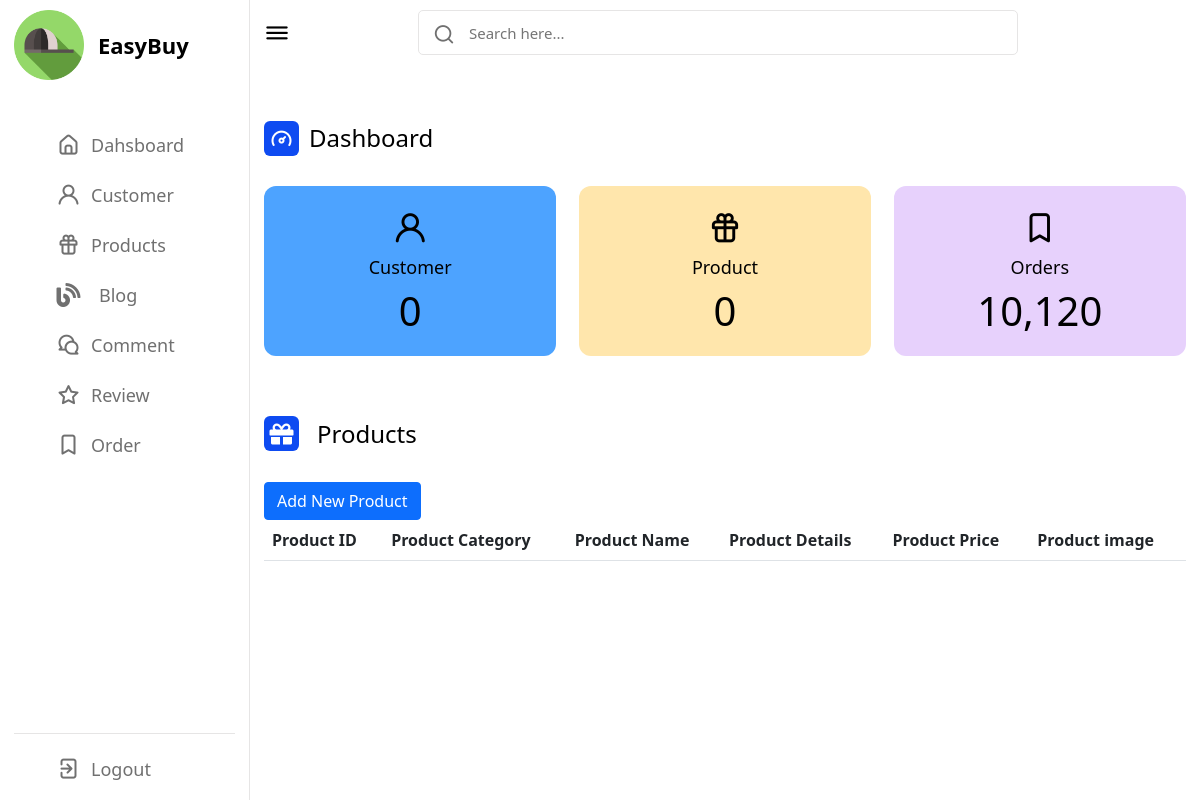
/home/view-product, run on an earlier commit of the app's database.
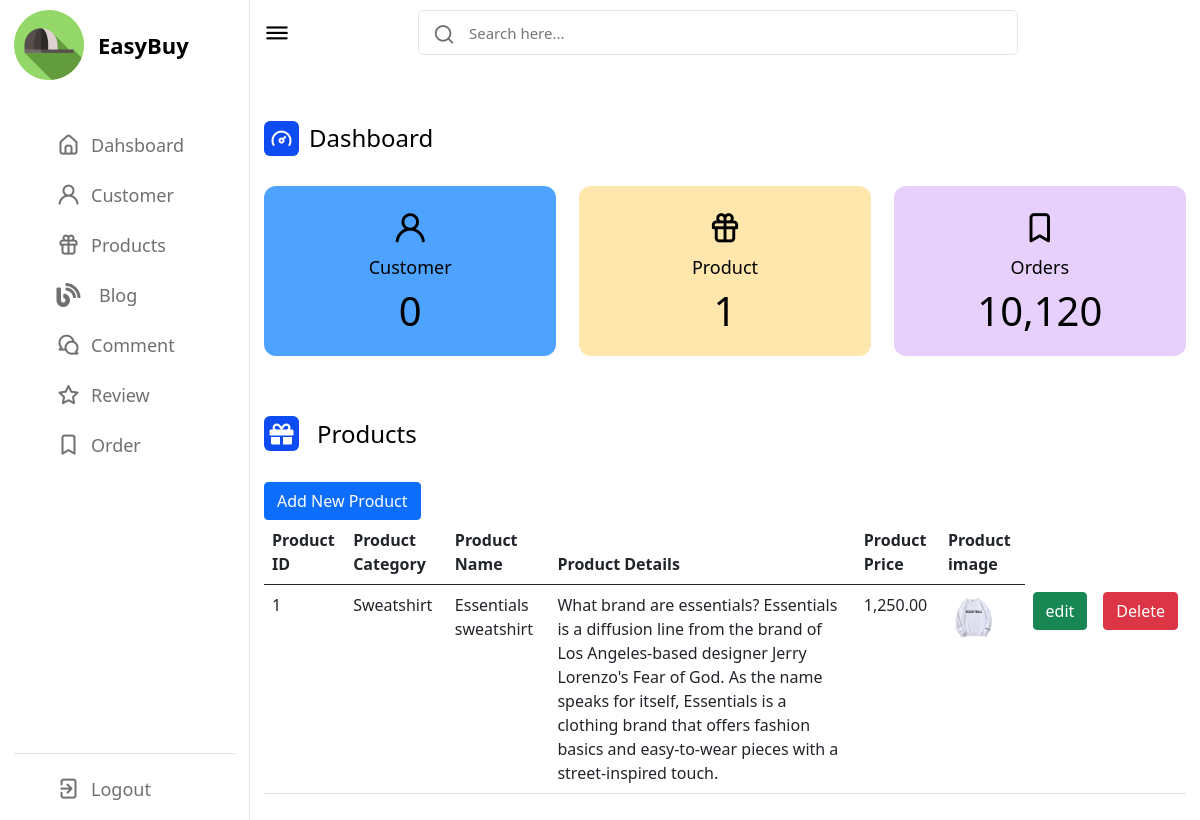
And on a later commit of the database.
### Home/models.py (models this page shows, shortened)
class Product(models.Model):
    id=models.AutoField(auto_created=True,primary_key=True)
    category = models.ForeignKey(Category, related_name='products', on_delete=models.CASCADE,null=True, blank=True,)
    name = models.CharField(max_length=200, db_index=True,blank=True)
    slug = models.SlugField(max_length=200, db_index=True,blank=True)
    image=models.ImageField(upload_to=filepath,blank=True)
    description = models.TextField(blank=True)
    price = models.DecimalField(null=True, blank=True,max_digits=10, decimal_places=2)
    available = models.BooleanField(default=True)
    class Meta:
        db_table = "ProductForm"
        ordering = ('name',)
        index_together = (('id', 'slug'),)
    class Meta:
        db_table="Products"

class Category(models.Model):
    name = models.CharField(max_length=200, db_index=True)
    gender = models.CharField(max_length=1, choices=GENDER_CHOICES)
    slug = models.SlugField(max_length=200, unique=True)
    class Meta:
        ordering = ('name',)
        verbose_name = 'category'
        verbose_name_plural = 'categories'
    def __str__(self):
        return self.name

### Home/views.py (the view)
# urls.py: path('view-product', views.view_product, name='view-product'),
def view_product(request):
    user = get_user_model()
    product=Product.objects.all()
    usercount = Customer.objects.all().count()
    productcount = Product.objects.all().count()
    data = {
        'product':product,
        'usercount':usercount,
        'productcount':productcount,
    }
    return render(request,'admin/view_product.html',data)

### templates/admin/view_product.html (shortened to what this page needs)
{% extends 'admin/admindashboard.html' %}
{% block content %}
{% load static %}
<div class="activity">
    <div class="title">
        <i class="fas fa-gift me-2">    </i>
        <span class="text">Products</span>
    </div>
    <a class="btn btn-primary btn-xs" href="{% url 'productform' %}">Add New Product </a>
    <table class="table table-hover" id="dev-table">
        <thead>
            <tr>
                <th>Product ID</th>
                <th>Product Category</th>
                <th>Product Name</th>
                <th>Product Details</th>
                <th>Product Price</th>
                <th>Product image</th>
            </tr>
        </thead>
        {% for p in product %}
        <tr>
            <td> {{p.id}}</td>
            <td> {{p.category}}</td>
            <td>{{p.name}}</td>
            <td>{{p.description}}</td>
            <td>{{p.price}}</td>
            <td><img src="/media/{{p.image}}" style="max-width: 150px;" height="50px"></td>
            <td><a class="btn btn-success btn-xs" href="/edit_product/{{p.id}}">edit</a></td>
            <td><a class="btn btn-danger btn-xs" href="/delete_product/{{p.id}}">Delete</a></td>
        </tr>
        {% endfor %}
    </table>
</div>
</div>
{%endblock content%}

What changed in the data, as far as the page shows it:
added Product: id "1", category "Sweatshirt", name "Essentials sweatshirt", description "What brand are essentials? Essentials is a diffusion line from the brand of Los Angeles-based designer Jerry Lorenzo's Fear of God. As the name speaks for itself, Essentials is a clothing brand that offers fashion basics and easy-to-wear pieces with a street-inspired touch.", price "1,250.00", image (picture)
Also different on the page:
{{ productcount }}: "0" → "1"
